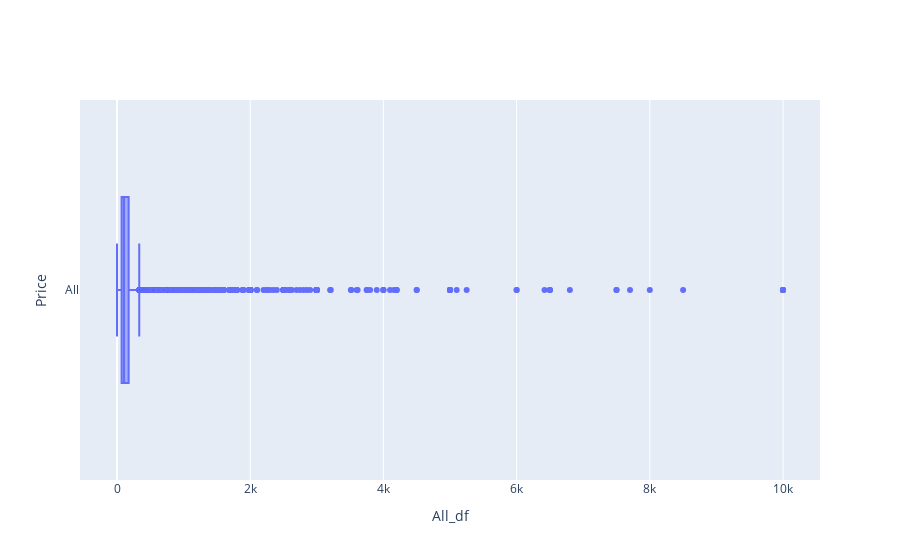

The cell this chart's notebook holds for it:
### Code cell
fig = go.Figure()
fig.add_trace(go.Box(x=df["price"], name="All"))


fig.update_layout({
    'xaxis': {
        'title_text': "All_df",
    },
    'yaxis': {
        'title_text': "Price",
    },
    })
fig.update_traces(orientation='h') # horizontal box plots
                
fig.show()

### Figure 1 — Plotly figure (JSON) as saved in the notebook; plotly's stock layout.template omitted (floating-point values rounded to 4 significant figures; data arrays with more than 128 entries replaced by an {"elided": "..."} marker saying what was removed)
{"data": [{"name": "All", "orientation": "h", "type": "box", "x": {"elided": "48895 int values"}}], "layout": {"xaxis": {"title": {"text": "All_df"}}, "yaxis": {"title": {"text": "Price"}}}}
